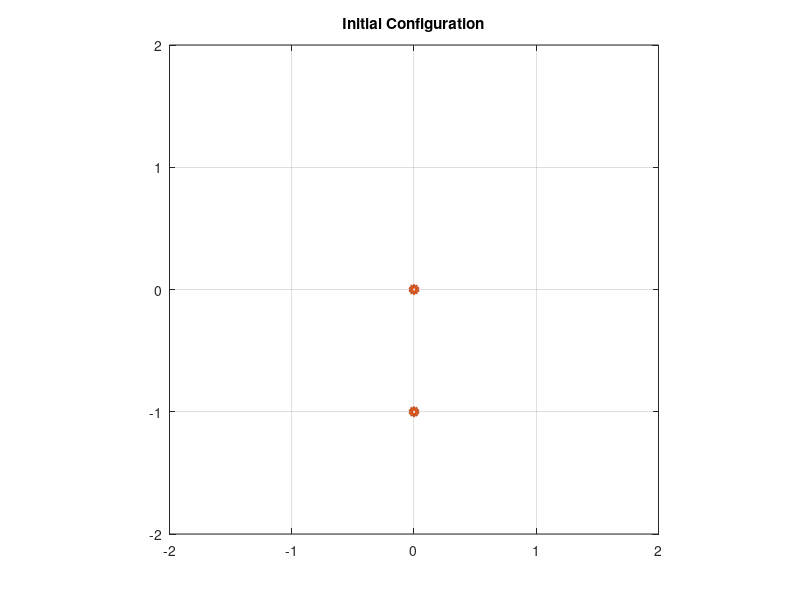

This chart was generated by the following MATLAB code: (Note: this script raises an error after producing the figure.)
%double pendulum problem
clear; close all;
m1 = 1.1; m2 = 1; l1 = 1; l2 = 1; g = 9.81;
f1 = @(x) m2*l2*x(4)^2*sin(x(1)-x(2)) - (m1+m2)*g*sin(x(1));
f2 = @(x) -l1*x(3)^2*sin(x(1)-x(2)) - g*sin(x(2));
F = @(t,x) [ x(3);x(4);
    (12*f1(x)-m2*l2*cos(x(1)-x(2))*f2(x))/( (m1+m2)*l1*l2 - m2*l1*l2*cos(x(1)-x(2))^2 );
    ( -l1*cos(x(1)-x(2))*f1(x) + (m1+m2)*l1*f2(x))/( (m1+m2)*l1*l2 - m2*l1*l2*cos(x(1)-x(2))^2 )];

x(1) = 0 ;x(2) = pi; x(3) = 0.001; x(4) = 0; h = 0.01; t = 0;
X = zeros(4,1/h+1);
X(:,1) = [x(1);x(2);x(3);x(4)];
figure(1);
 plot([0 l1*sin(X(1,1))],[0 -l1*cos(X(1,1))],'o',...
     [l1*sin(X(1,1)), l1*sin(X(1,1))+l2*sin(X(2,1))],[-l1*cos(X(1,1)),-l1*cos(X(1,1))-cos(X(2,1))],'o',...
     'MarkerSize',5,'LineWidth',3);
 hold; %circles(l1*sin(X(1,1)),-l1*cos(X(1,1)),0.075,'color','b');
 %circles(l1*sin(X(1,1)) + l2*sin(X(2,1)), -l1*cos(X(1,1))-l2*cos(X(2,1)),0.075,'color','r');hold
 title('Initial Configuration')
 axis([-2 2 -2 2]); grid; axis equal; pause(1) 
 
for k = 1:10/h
    X(:,k+1) = rk4_step(F,t(k),X(:,k),h);
    t(k+1) = t(k) + h;
    plot([0 l1*sin(X(1,k+1))],[0 -l1*cos(X(1,k+1))],'o',[l1*sin(X(1,k+1)), l1*sin(X(1,k+1)) + l2*sin(X(2,k+1))],...
       [-l1*cos(X(1,k+1)), -l1*cos(X(1,k+1))-l2*cos(X(2,k+1))],'o','MarkerSize',5,'LineWidth',3); 
   hold; %circles(l1*sin(X(1,k+1)),-l1*cos(X(1,k+1)),0.075,'color','b');
% circles(l1*sin(X(1,k+1)) + l2*sin(X(2,k+1)), -l1*cos(X(1,k+1))-l2*cos(X(2,k+1)),0.075,'color','r');hold
    axis([-(l1+l2), l1+l2, -(l1+l2), l1+l2]); grid; axis equal;
    title(sprintf('Evolution at t = %g', t(k+1)));
    pause(0.005)
end

figure(2); plot(t,X(1,:)); hold; plot(t,X(2,:)); hold
